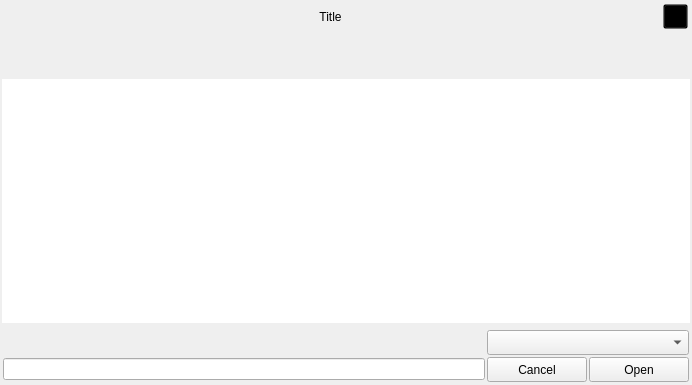
<?xml version="1.0" encoding="UTF-8"?>
<ui version="4.0">
 <class>Form</class>
 <widget class="QWidget" name="Form">
  <property name="geometry">
   <rect>
    <x>0</x>
    <y>0</y>
    <width>692</width>
    <height>385</height>
   </rect>
  </property>
  <property name="windowTitle">
   <string>Form</string>
  </property>
  <layout class="QGridLayout" name="gridLayout_3">
   <property name="leftMargin">
    <number>0</number>
   </property>
   <property name="topMargin">
    <number>0</number>
   </property>
   <property name="rightMargin">
    <number>0</number>
   </property>
   <property name="bottomMargin">
    <number>0</number>
   </property>
   <property name="horizontalSpacing">
    <number>0</number>
   </property>
   <item row="1" column="1">
    <widget class="QFrame" name="frame_2">
     <property name="sizePolicy">
      <sizepolicy hsizetype="Expanding" vsizetype="Preferred">
       <horstretch>0</horstretch>
       <verstretch>0</verstretch>
      </sizepolicy>
     </property>
     <property name="frameShape">
      <enum>QFrame::NoFrame</enum>
     </property>
     <property name="frameShadow">
      <enum>QFrame::Raised</enum>
     </property>
     <layout class="QGridLayout" name="gridLayout">
      <property name="leftMargin">
       <number>2</number>
      </property>
      <property name="topMargin">
       <number>2</number>
      </property>
      <property name="rightMargin">
       <number>2</number>
      </property>
      <property name="bottomMargin">
       <number>2</number>
      </property>
      <property name="horizontalSpacing">
       <number>2</number>
      </property>
      <item row="1" column="0">
       <widget class="QListWidget" name="files">
        <property name="focusPolicy">
         <enum>Qt::NoFocus</enum>
        </property>
        <property name="frameShape">
         <enum>QFrame::NoFrame</enum>
        </property>
        <property name="dragDropMode">
         <enum>QAbstractItemView::NoDragDrop</enum>
        </property>
        <property name="selectionMode">
         <enum>QAbstractItemView::ExtendedSelection</enum>
        </property>
        <property name="textElideMode">
         <enum>Qt::ElideMiddle</enum>
        </property>
        <property name="movement">
         <enum>QListView::Static</enum>
        </property>
        <property name="gridSize">
         <size>
          <width>60</width>
          <height>70</height>
         </size>
        </property>
        <property name="viewMode">
         <enum>QListView::IconMode</enum>
        </property>
        <property name="sortingEnabled">
         <bool>false</bool>
        </property>
        <property name="type" stdset="0">
         <string>view</string>
        </property>
       </widget>
      </item>
      <item row="3" column="0">
       <layout class="QGridLayout" name="gridLayout_4">
        <property name="leftMargin">
         <number>1</number>
        </property>
        <property name="topMargin">
         <number>1</number>
        </property>
        <property name="rightMargin">
         <number>1</number>
        </property>
        <property name="bottomMargin">
         <number>1</number>
        </property>
        <property name="spacing">
         <number>2</number>
        </property>
        <item row="1" column="1">
         <widget class="QPushButton" name="cancel">
          <property name="minimumSize">
           <size>
            <width>100</width>
            <height>25</height>
           </size>
          </property>
          <property name="text">
           <string>Cancel</string>
          </property>
         </widget>
        </item>
        <item row="1" column="2">
         <widget class="QPushButton" name="openf">
          <property name="minimumSize">
           <size>
            <width>100</width>
            <height>25</height>
           </size>
          </property>
          <property name="text">
           <string>Open</string>
          </property>
         </widget>
        </item>
        <item row="0" column="1" colspan="2">
         <widget class="QComboBox" name="filters">
          <property name="minimumSize">
           <size>
            <width>0</width>
            <height>25</height>
           </size>
          </property>
         </widget>
        </item>
        <item row="0" column="0">
         <spacer name="horizontalSpacer_3">
          <property name="orientation">
           <enum>Qt::Horizontal</enum>
          </property>
          <property name="sizeHint" stdset="0">
           <size>
            <width>40</width>
            <height>20</height>
           </size>
          </property>
         </spacer>
        </item>
        <item row="1" column="0">
         <widget class="QLineEdit" name="file_name">
          <property name="focusPolicy">
           <enum>Qt::ClickFocus</enum>
          </property>
         </widget>
        </item>
       </layout>
      </item>
      <item row="0" column="0">
       <widget class="QFrame" name="fr">
        <property name="maximumSize">
         <size>
          <width>16777215</width>
          <height>35</height>
         </size>
        </property>
        <layout class="QHBoxLayout" name="horizontalLayout_2">
         <property name="spacing">
          <number>2</number>
         </property>
         <property name="leftMargin">
          <number>2</number>
         </property>
         <property name="topMargin">
          <number>2</number>
         </property>
         <property name="rightMargin">
          <number>2</number>
         </property>
         <property name="bottomMargin">
          <number>2</number>
         </property>
         <item>
          <widget class="QScrollArea" name="scrollArea">
           <property name="maximumSize">
            <size>
             <width>16777215</width>
             <height>35</height>
            </size>
           </property>
           <property name="styleSheet">
            <string notr="true">#scrollArea, #path_barw{background: transparent;}</string>
           </property>
           <property name="verticalScrollBarPolicy">
            <enum>Qt::ScrollBarAlwaysOff</enum>
           </property>
           <property name="horizontalScrollBarPolicy">
            <enum>Qt::ScrollBarAlwaysOff</enum>
           </property>
           <property name="widgetResizable">
            <bool>true</bool>
           </property>
           <widget class="QWidget" name="path_barw">
            <property name="geometry">
             <rect>
              <x>0</x>
              <y>0</y>
              <width>652</width>
              <height>31</height>
             </rect>
            </property>
            <layout class="QHBoxLayout" name="path_bar">
             <property name="spacing">
              <number>1</number>
             </property>
             <property name="leftMargin">
              <number>1</number>
             </property>
             <property name="topMargin">
              <number>1</number>
             </property>
             <property name="rightMargin">
              <number>1</number>
             </property>
             <property name="bottomMargin">
              <number>1</number>
             </property>
            </layout>
           </widget>
          </widget>
         </item>
         <item>
          <widget class="QPushButton" name="create_folder">
           <property name="minimumSize">
            <size>
             <width>0</width>
             <height>20</height>
            </size>
           </property>
           <property name="maximumSize">
            <size>
             <width>30</width>
             <height>30</height>
            </size>
           </property>
           <property name="focusPolicy">
            <enum>Qt::NoFocus</enum>
           </property>
           <property name="styleSheet">
            <string notr="true">background: transparent; border: none</string>
           </property>
           <property name="text">
            <string/>
           </property>
          </widget>
         </item>
        </layout>
       </widget>
      </item>
     </layout>
    </widget>
   </item>
   <item row="0" column="0" colspan="2">
    <widget class="QFrame" name="horizontalFrame_3">
     <property name="minimumSize">
      <size>
       <width>0</width>
       <height>30</height>
      </size>
     </property>
     <property name="maximumSize">
      <size>
       <width>16777215</width>
       <height>25</height>
      </size>
     </property>
     <layout class="QHBoxLayout" name="horizontalLayout_3">
      <property name="spacing">
       <number>2</number>
      </property>
      <property name="leftMargin">
       <number>0</number>
      </property>
      <property name="topMargin">
       <number>0</number>
      </property>
      <property name="rightMargin">
       <number>4</number>
      </property>
      <property name="bottomMargin">
       <number>0</number>
      </property>
      <item>
       <spacer name="horizontalSpacer">
        <property name="orientation">
         <enum>Qt::Horizontal</enum>
        </property>
        <property name="sizeHint" stdset="0">
         <size>
          <width>40</width>
          <height>20</height>
         </size>
        </property>
       </spacer>
      </item>
      <item>
       <widget class="QLabel" name="title">
        <property name="text">
         <string>Title</string>
        </property>
        <property name="alignment">
         <set>Qt::AlignCenter</set>
        </property>
       </widget>
      </item>
      <item>
       <spacer name="horizontalSpacer_2">
        <property name="orientation">
         <enum>Qt::Horizontal</enum>
        </property>
        <property name="sizeHint" stdset="0">
         <size>
          <width>40</width>
          <height>20</height>
         </size>
        </property>
       </spacer>
      </item>
      <item>
       <widget class="QPushButton" name="bclose">
        <property name="minimumSize">
         <size>
          <width>23</width>
          <height>23</height>
         </size>
        </property>
        <property name="maximumSize">
         <size>
          <width>25</width>
          <height>25</height>
         </size>
        </property>
        <property name="focusPolicy">
         <enum>Qt::NoFocus</enum>
        </property>
        <property name="styleSheet">
         <string notr="true">background: transparent;</string>
        </property>
        <property name="text">
         <string/>
        </property>
       </widget>
      </item>
     </layout>
    </widget>
   </item>
  </layout>
 </widget>
 <resources/>
 <connections/>
</ui>
